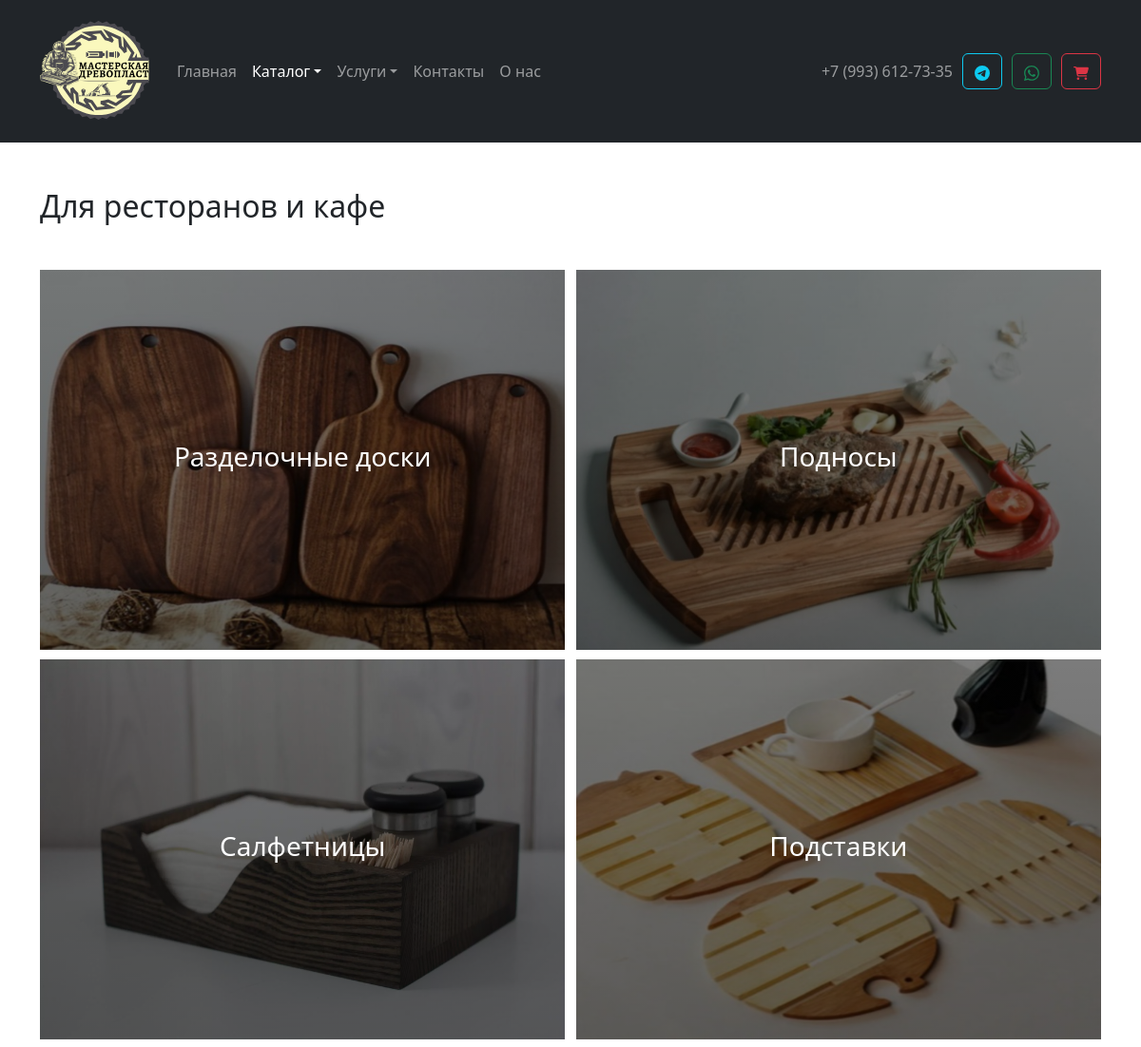
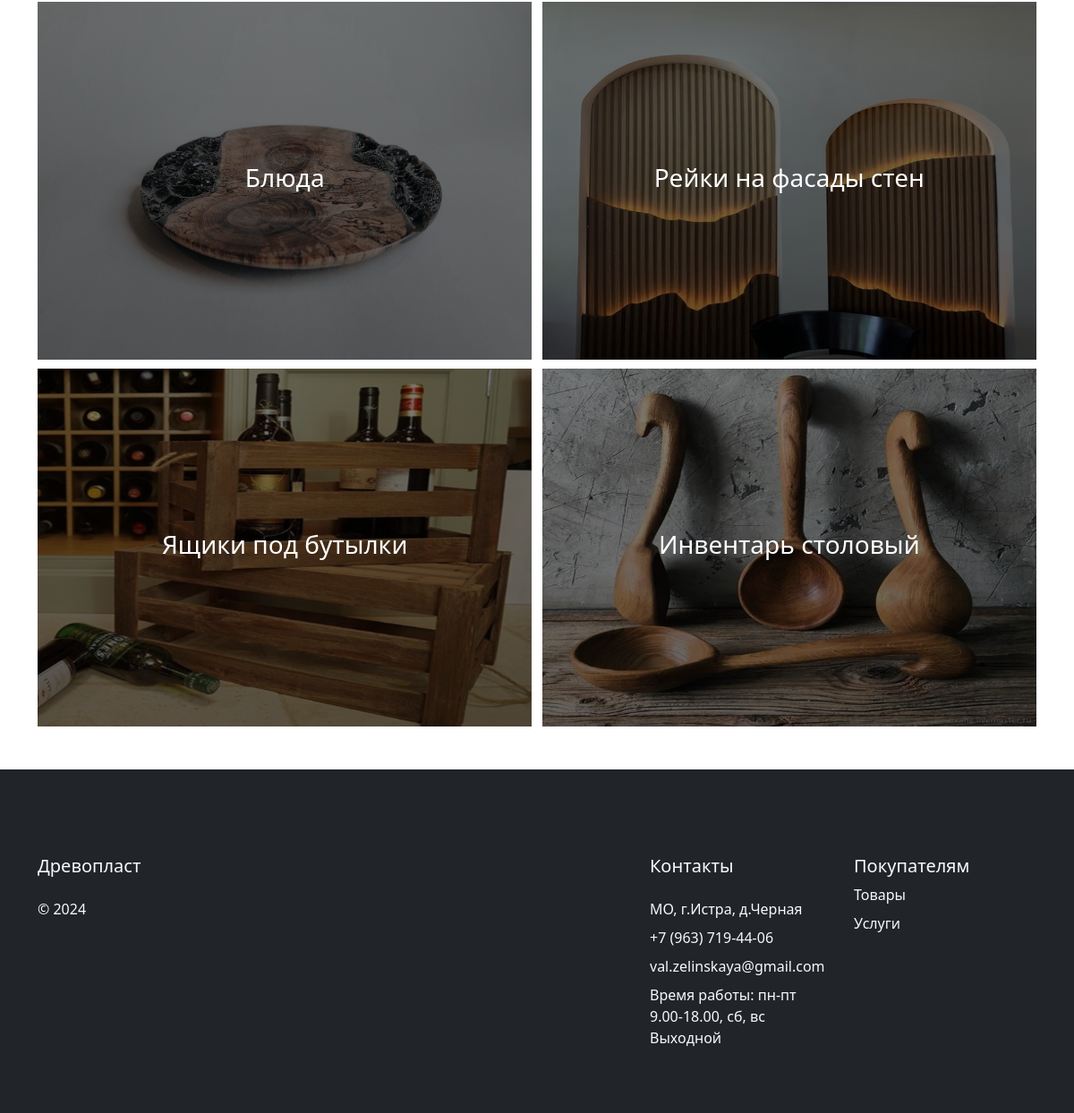
Screenshot of /catalog/restaurant/index.php with the database file from the repository (2 pictures, top to bottom).
### tables this page shows
CREATE TABLE `categories` (
  `id` int(3) NOT NULL,
  `name` varchar(100) NOT NULL,
  `image` varchar(100) NOT NULL,
  `description` varchar(1000) NOT NULL,
  `category_link` varchar(50) NOT NULL,
  `category_order` int(11) NOT NULL COMMENT 'Порядок вывода на странице'
);

CREATE TABLE `subcategories` (
  `id` int(10) NOT NULL,
  `name` varchar(100) NOT NULL,
  `image` varchar(100) NOT NULL,
  `link` varchar(100) NOT NULL,
  `category` int(10) NOT NULL,
  `description` varchar(100) NOT NULL
);

### catalog/restaurant/index.php (called while the page is built)
<?
$category_id = 6;
$folder = 'restaurant';
require($_SERVER['DOCUMENT_ROOT'] . '/catalog/show_subcategories.php');

### catalog/show_subcategories.php (the view, shortened to what this page needs)
<?
include_once $_SERVER['DOCUMENT_ROOT'] . "/modules/header.php";
require($_SERVER['DOCUMENT_ROOT'] . '/database/db.php');
$sql = 'SELECT * FROM subcategories WHERE category = ' . $category_id;
$result = $conn->query($sql);
$category_name = $conn->query('SELECT name FROM categories WHERE id = ' . $category_id)->fetch_assoc();
if ($result->num_rows != 0) {
  $subcategories = $result->fetch_all(MYSQLI_ASSOC);
}
?>
<div class="container my-5">
  <h2 class="mb-5"><?= $category_name['name'] ?></h2>
  <div class="subcategories-wrapper d-flex justify-content-between">
    <?php foreach ($subcategories as $subcategory): ?>
      <div class="subcategory-card">
        <a href="<?= '/catalog/' . $folder . '/products?sub=' . $subcategory['id']; ?>">
          <img class="subcategory-img" src="/assets/images/subcategories/<?= $subcategory['image'];?>" alt="">
          <div class="ki-overlay">
            <div class="subcategory-name">
              <p class="h3"><?= $subcategory['name']; ?></p>
            </div>
          </div>
        </a>
      </div>
    <?php endforeach; ?>
  </div>
</div>
<? include_once $_SERVER['DOCUMENT_ROOT'] . "/modules/footer.php"; ?>

### assets/css/style.css (style rules this page uses)
body { min-height: 100vh; display: flex; flex-direction: column; }
.subcategories-wrapper { flex: 1; flex-wrap: wrap; row-gap: 10px; }
.subcategory-card { box-sizing: border-box; width: 49.5%; height: 400px; cursor: pointer; position: relative; }
.subcategory-img { width: 100%; height: 100%; position: absolute; }
.subcategory-name { text-align: center; }
.ki-overlay { position: absolute; width: 100%; height: 100%; display: flex; justify-content: center; align-items: center; opacity: 1; background: linear-gradient(to top, rgba(0, 0, 0, 0.60), rgba(0, 0, 0, 0.50)); transition: all .3s; color: #fff; }

### rows the page displays
categories: name "Для ресторанов и кафе"
subcategories: image (picture), name "Разделочные доски"
subcategories: image (picture), name "Подносы"
subcategories: image (picture), name "Салфетницы"
subcategories: image (picture), name "Подставки"
subcategories: image (picture), name "Блюда"
subcategories: image (picture), name "Рейки на фасады стен"
subcategories: image (picture), name "Ящики под бутылки"
subcategories: image (picture), name "Инвентарь столовый"
